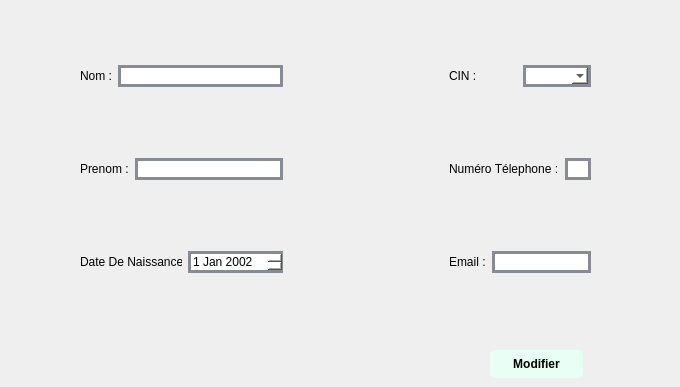
          <widget class="QWidget" name="Update">
           <attribute name="title">
            <string>Modifier Client</string>
           </attribute>
           <widget class="QWidget" name="layoutWidget_3">
            <property name="geometry">
             <rect>
              <x>0</x>
              <y>0</y>
              <width>671</width>
              <height>341</height>
             </rect>
            </property>
            <layout class="QGridLayout" name="gridLayout_2">
             <item row="3" column="0">
              <layout class="QHBoxLayout" name="horizontalLayout_10">
               <property name="leftMargin">
                <number>80</number>
               </property>
               <property name="rightMargin">
                <number>80</number>
               </property>
               <item>
                <widget class="QLabel" name="label_94">
                 <property name="text">
                  <string>Date De Naissance :</string>
                 </property>
                </widget>
               </item>
               <item>
                <widget class="QDateEdit" name="hbd_2">
                 <property name="styleSheet">
                  <string notr="true">QDateEdit {
	font: 75 8pt &quot;MS Shell Dlg 2&quot;;
border: 3px solid #878b94;
border-radius: 40pxt;
background: white;
}</string>
                 </property>
                 <property name="dateTime">
                  <datetime>
                   <hour>0</hour>
                   <minute>0</minute>
                   <second>0</second>
                   <year>2002</year>
                   <month>1</month>
                   <day>1</day>
                  </datetime>
                 </property>
                </widget>
               </item>
              </layout>
             </item>
             <item row="1" column="1">
              <layout class="QHBoxLayout" name="horizontalLayout_9">
               <property name="leftMargin">
                <number>80</number>
               </property>
               <property name="rightMargin">
                <number>80</number>
               </property>
               <item>
                <widget class="QLabel" name="label_95">
                 <property name="text">
                  <string>Numéro Télephone :</string>
                 </property>
                </widget>
               </item>
               <item>
                <widget class="QLineEdit" name="num_phone_2">
                 <property name="styleSheet">
                  <string notr="true">QLineEdit {
	font: 75 8pt &quot;MS Shell Dlg 2&quot;;
border: 3px solid #878b94;
border-radius: 40pxt;
background: white;
}</string>
                 </property>
                </widget>
               </item>
              </layout>
             </item>
             <item row="0" column="1">
              <layout class="QHBoxLayout" name="horizontalLayout_11">
               <property name="leftMargin">
                <number>80</number>
               </property>
               <property name="rightMargin">
                <number>80</number>
               </property>
               <item>
                <widget class="QLabel" name="label_96">
                 <property name="text">
                  <string>CIN :</string>
                 </property>
                </widget>
               </item>
               <item>
                <widget class="QComboBox" name="cin_2">
                 <property name="styleSheet">
                  <string notr="true">QComboBox {
	font: 75 8pt &quot;MS Shell Dlg 2&quot;;
border: 3px solid #878b94;
border-radius: 40pxt;
background: white;
}
</string>
                 </property>
                </widget>
               </item>
              </layout>
             </item>
             <item row="1" column="0">
              <layout class="QHBoxLayout" name="horizontalLayout_12">
               <property name="leftMargin">
                <number>80</number>
               </property>
               <property name="rightMargin">
                <number>80</number>
               </property>
               <item>
                <widget class="QLabel" name="label_97">
                 <property name="text">
                  <string>Prenom :</string>
                 </property>
                </widget>
               </item>
               <item>
                <widget class="QLineEdit" name="prenom_2">
                 <property name="styleSheet">
                  <string notr="true">QLineEdit {
	font: 75 8pt &quot;MS Shell Dlg 2&quot;;
border: 3px solid #878b94;
border-radius: 40pxt;
background: white;
}</string>
                 </property>
                </widget>
               </item>
              </layout>
             </item>
             <item row="3" column="1">
              <layout class="QHBoxLayout" name="horizontalLayout_13">
               <property name="leftMargin">
                <number>80</number>
               </property>
               <property name="rightMargin">
                <number>80</number>
               </property>
               <item>
                <widget class="QLabel" name="label_98">
                 <property name="text">
                  <string>Email :</string>
                 </property>
                </widget>
               </item>
               <item>
                <widget class="QLineEdit" name="mail_2">
                 <property name="styleSheet">
                  <string notr="true">QLineEdit {
	font: 75 8pt &quot;MS Shell Dlg 2&quot;;
border: 3px solid #878b94;
border-radius: 40pxt;
background: white;
}</string>
                 </property>
                </widget>
               </item>
              </layout>
             </item>
             <item row="0" column="0">
              <layout class="QHBoxLayout" name="horizontalLayout_14">
               <property name="leftMargin">
                <number>80</number>
               </property>
               <property name="rightMargin">
                <number>80</number>
               </property>
               <item>
                <widget class="QLabel" name="label_99">
                 <property name="text">
                  <string>Nom :</string>
                 </property>
                </widget>
               </item>
               <item>
                <widget class="QLineEdit" name="nom_2">
                 <property name="styleSheet">
                  <string notr="true">QLineEdit {
	font: 75 8pt &quot;MS Shell Dlg 2&quot;;
border: 3px solid #878b94;
border-radius: 40pxt;
background: white;
}</string>
                 </property>
                </widget>
               </item>
              </layout>
             </item>
            </layout>
           </widget>
           <widget class="QPushButton" name="pushButton_5">
            <property name="geometry">
             <rect>
              <x>490</x>
              <y>350</y>
              <width>93</width>
              <height>28</height>
             </rect>
            </property>
            <property name="styleSheet">
             <string notr="true">QPushButton {
padding: 5px;
border-radius: 5px;
background-color:#e7fff5;
font-weight: bold;
}
QPushButton:hover
{
color :white;
}</string>
            </property>
            <property name="text">
             <string>Modifier</string>
            </property>
           </widget>
          </widget>
